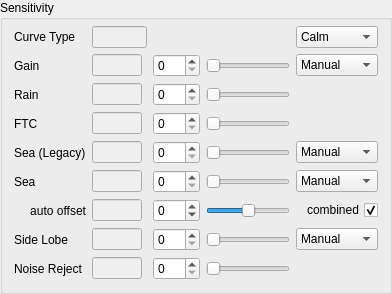
             <widget class="QGroupBox" name="groupStandardSensitivity">
              <property name="title">
               <string>Sensitivity</string>
              </property>
              <property name="checked">
               <bool>false</bool>
              </property>
              <layout class="QGridLayout" name="gridLayout">
               <property name="topMargin">
                <number>6</number>
               </property>
               <item row="8" column="2">
                <widget class="QSpinBox" name="spinSeaAuto">
                 <property name="keyboardTracking">
                  <bool>false</bool>
                 </property>
                 <property name="minimum">
                  <number>-50</number>
                 </property>
                 <property name="maximum">
                  <number>50</number>
                 </property>
                </widget>
               </item>
               <item row="8" column="4">
                <widget class="QCheckBox" name="checkSeaFlags">
                 <property name="toolTip">
                  <string>when checked update all values together, otherwise just update the individual one that has changed</string>
                 </property>
                 <property name="layoutDirection">
                  <enum>Qt::RightToLeft</enum>
                 </property>
                 <property name="text">
                  <string>combined</string>
                 </property>
                 <property name="checked">
                  <bool>true</bool>
                 </property>
                </widget>
               </item>
               <item row="8" column="0">
                <widget class="QLabel" name="labelSeaAuto">
                 <property name="text">
                  <string>auto offset</string>
                 </property>
                 <property name="alignment">
                  <set>Qt::AlignRight|Qt::AlignTrailing|Qt::AlignVCenter</set>
                 </property>
                </widget>
               </item>
               <item row="8" column="3">
                <widget class="QSlider" name="sliderSeaAuto">
                 <property name="minimum">
                  <number>-50</number>
                 </property>
                 <property name="maximum">
                  <number>50</number>
                 </property>
                 <property name="orientation">
                  <enum>Qt::Horizontal</enum>
                 </property>
                </widget>
               </item>
               <item row="2" column="1">
                <widget class="QLineEdit" name="editSTCCurveType">
                 <property name="enabled">
                  <bool>false</bool>
                 </property>
                 <property name="maximumSize">
                  <size>
                   <width>55</width>
                   <height>16777215</height>
                  </size>
                 </property>
                 <property name="readOnly">
                  <bool>true</bool>
                 </property>
                </widget>
               </item>
               <item row="9" column="4">
                <widget class="QComboBox" name="comboSideLobe">
                 <item>
                  <property name="text">
                   <string>Manual</string>
                  </property>
                 </item>
                 <item>
                  <property name="text">
                   <string>Auto</string>
                  </property>
                 </item>
                </widget>
               </item>
               <item row="9" column="2">
                <widget class="QSpinBox" name="spinSideLobe">
                 <property name="keyboardTracking">
                  <bool>false</bool>
                 </property>
                 <property name="maximum">
                  <number>255</number>
                 </property>
                </widget>
               </item>
               <item row="10" column="1">
                <widget class="QLineEdit" name="editNoiseReject">
                 <property name="enabled">
                  <bool>false</bool>
                 </property>
                 <property name="sizePolicy">
                  <sizepolicy hsizetype="MinimumExpanding" vsizetype="Fixed">
                   <horstretch>0</horstretch>
                   <verstretch>0</verstretch>
                  </sizepolicy>
                 </property>
                 <property name="minimumSize">
                  <size>
                   <width>0</width>
                   <height>20</height>
                  </size>
                 </property>
                 <property name="maximumSize">
                  <size>
                   <width>50</width>
                   <height>16777215</height>
                  </size>
                 </property>
                 <property name="readOnly">
                  <bool>true</bool>
                 </property>
                </widget>
               </item>
               <item row="10" column="0">
                <widget class="QLabel" name="labelNoiseReject">
                 <property name="text">
                  <string>Noise Reject</string>
                 </property>
                </widget>
               </item>
               <item row="10" column="2">
                <widget class="QSpinBox" name="spinNoiseReject">
                 <property name="keyboardTracking">
                  <bool>false</bool>
                 </property>
                 <property name="maximum">
                  <number>3</number>
                 </property>
                </widget>
               </item>
               <item row="10" column="3">
                <widget class="QSlider" name="sliderNoiseReject">
                 <property name="maximum">
                  <number>3</number>
                 </property>
                 <property name="orientation">
                  <enum>Qt::Horizontal</enum>
                 </property>
                </widget>
               </item>
               <item row="8" column="1">
                <widget class="QLineEdit" name="editSeaAuto">
                 <property name="enabled">
                  <bool>false</bool>
                 </property>
                 <property name="sizePolicy">
                  <sizepolicy hsizetype="MinimumExpanding" vsizetype="Fixed">
                   <horstretch>0</horstretch>
                   <verstretch>0</verstretch>
                  </sizepolicy>
                 </property>
                 <property name="minimumSize">
                  <size>
                   <width>0</width>
                   <height>20</height>
                  </size>
                 </property>
                 <property name="maximumSize">
                  <size>
                   <width>50</width>
                   <height>16777215</height>
                  </size>
                 </property>
                 <property name="readOnly">
                  <bool>true</bool>
                 </property>
                </widget>
               </item>
               <item row="9" column="0">
                <widget class="QLabel" name="labelSideLobe">
                 <property name="text">
                  <string>Side Lobe</string>
                 </property>
                </widget>
               </item>
               <item row="9" column="1">
                <widget class="QLineEdit" name="editSideLobe">
                 <property name="enabled">
                  <bool>false</bool>
                 </property>
                 <property name="sizePolicy">
                  <sizepolicy hsizetype="MinimumExpanding" vsizetype="Fixed">
                   <horstretch>0</horstretch>
                   <verstretch>0</verstretch>
                  </sizepolicy>
                 </property>
                 <property name="minimumSize">
                  <size>
                   <width>0</width>
                   <height>20</height>
                  </size>
                 </property>
                 <property name="maximumSize">
                  <size>
                   <width>50</width>
                   <height>16777215</height>
                  </size>
                 </property>
                 <property name="readOnly">
                  <bool>true</bool>
                 </property>
                </widget>
               </item>
               <item row="9" column="3">
                <widget class="QSlider" name="sliderSideLobe">
                 <property name="maximum">
                  <number>255</number>
                 </property>
                 <property name="orientation">
                  <enum>Qt::Horizontal</enum>
                 </property>
                </widget>
               </item>
               <item row="2" column="0">
                <widget class="QLabel" name="labelCurveType">
                 <property name="text">
                  <string>Curve Type</string>
                 </property>
                </widget>
               </item>
               <item row="2" column="4">
                <widget class="QComboBox" name="comboSTCCurveType">
                 <property name="sizePolicy">
                  <sizepolicy hsizetype="Preferred" vsizetype="Fixed">
                   <horstretch>0</horstretch>
                   <verstretch>0</verstretch>
                  </sizepolicy>
                 </property>
                 <item>
                  <property name="text">
                   <string>Calm</string>
                  </property>
                 </item>
                 <item>
                  <property name="text">
                   <string>Moderate</string>
                  </property>
                 </item>
                 <item>
                  <property name="text">
                   <string>Rough</string>
                  </property>
                 </item>
                </widget>
               </item>
               <item row="3" column="0">
                <widget class="QLabel" name="labelGain">
                 <property name="text">
                  <string>Gain</string>
                 </property>
                </widget>
               </item>
               <item row="3" column="1">
                <widget class="QLineEdit" name="editGain">
                 <property name="enabled">
                  <bool>false</bool>
                 </property>
                 <property name="sizePolicy">
                  <sizepolicy hsizetype="MinimumExpanding" vsizetype="Fixed">
                   <horstretch>0</horstretch>
                   <verstretch>0</verstretch>
                  </sizepolicy>
                 </property>
                 <property name="minimumSize">
                  <size>
                   <width>0</width>
                   <height>20</height>
                  </size>
                 </property>
                 <property name="maximumSize">
                  <size>
                   <width>50</width>
                   <height>16777215</height>
                  </size>
                 </property>
                 <property name="readOnly">
                  <bool>true</bool>
                 </property>
                </widget>
               </item>
               <item row="3" column="2">
                <widget class="QSpinBox" name="spinGain">
                 <property name="keyboardTracking">
                  <bool>false</bool>
                 </property>
                 <property name="maximum">
                  <number>255</number>
                 </property>
                </widget>
               </item>
               <item row="3" column="3">
                <widget class="QSlider" name="sliderGain">
                 <property name="maximum">
                  <number>255</number>
                 </property>
                 <property name="orientation">
                  <enum>Qt::Horizontal</enum>
                 </property>
                </widget>
               </item>
               <item row="3" column="4">
                <widget class="QComboBox" name="comboGain">
                 <item>
                  <property name="text">
                   <string>Manual</string>
                  </property>
                 </item>
                 <item>
                  <property name="text">
                   <string>Auto</string>
                  </property>
                 </item>
                </widget>
               </item>
               <item row="4" column="0">
                <widget class="QLabel" name="labelRain">
                 <property name="text">
                  <string>Rain</string>
                 </property>
                </widget>
               </item>
               <item row="4" column="1">
                <widget class="QLineEdit" name="editRain">
                 <property name="enabled">
                  <bool>false</bool>
                 </property>
                 <property name="sizePolicy">
                  <sizepolicy hsizetype="MinimumExpanding" vsizetype="Fixed">
                   <horstretch>0</horstretch>
                   <verstretch>0</verstretch>
                  </sizepolicy>
                 </property>
                 <property name="minimumSize">
                  <size>
                   <width>0</width>
                   <height>20</height>
                  </size>
                 </property>
                 <property name="maximumSize">
                  <size>
                   <width>50</width>
                   <height>16777215</height>
                  </size>
                 </property>
                 <property name="readOnly">
                  <bool>true</bool>
                 </property>
                </widget>
               </item>
               <item row="4" column="2">
                <widget class="QSpinBox" name="spinRain">
                 <property name="keyboardTracking">
                  <bool>false</bool>
                 </property>
                 <property name="maximum">
                  <number>255</number>
                 </property>
                </widget>
               </item>
               <item row="4" column="3">
                <widget class="QSlider" name="sliderRain">
                 <property name="maximum">
                  <number>255</number>
                 </property>
                 <property name="orientation">
                  <enum>Qt::Horizontal</enum>
                 </property>
                </widget>
               </item>
               <item row="5" column="0">
                <widget class="QLabel" name="labelFTC">
                 <property name="text">
                  <string>FTC</string>
                 </property>
                </widget>
               </item>
               <item row="5" column="1">
                <widget class="QLineEdit" name="editFTC">
                 <property name="enabled">
                  <bool>false</bool>
                 </property>
                 <property name="maximumSize">
                  <size>
                   <width>50</width>
                   <height>16777215</height>
                  </size>
                 </property>
                 <property name="readOnly">
                  <bool>true</bool>
                 </property>
                </widget>
               </item>
               <item row="5" column="2">
                <widget class="QSpinBox" name="spinFTC">
                 <property name="keyboardTracking">
                  <bool>false</bool>
                 </property>
                 <property name="maximum">
                  <number>255</number>
                 </property>
                </widget>
               </item>
               <item row="5" column="3">
                <widget class="QSlider" name="sliderFTC">
                 <property name="maximum">
                  <number>255</number>
                 </property>
                 <property name="orientation">
                  <enum>Qt::Horizontal</enum>
                 </property>
                </widget>
               </item>
               <item row="6" column="0">
                <widget class="QLabel" name="labelSeaClutter">
                 <property name="text">
                  <string>Sea (Legacy)</string>
                 </property>
                </widget>
               </item>
               <item row="6" column="1">
                <widget class="QLineEdit" name="editSeaClutter">
                 <property name="enabled">
                  <bool>false</bool>
                 </property>
                 <property name="sizePolicy">
                  <sizepolicy hsizetype="MinimumExpanding" vsizetype="Fixed">
                   <horstretch>0</horstretch>
                   <verstretch>0</verstretch>
                  </sizepolicy>
                 </property>
                 <property name="minimumSize">
                  <size>
                   <width>0</width>
                   <height>20</height>
                  </size>
                 </property>
                 <property name="maximumSize">
                  <size>
                   <width>50</width>
                   <height>16777215</height>
                  </size>
                 </property>
                 <property name="readOnly">
                  <bool>true</bool>
                 </property>
                </widget>
               </item>
               <item row="6" column="2">
                <widget class="QSpinBox" name="spinSeaClutter">
                 <property name="keyboardTracking">
                  <bool>false</bool>
                 </property>
                 <property name="maximum">
                  <number>255</number>
                 </property>
                </widget>
               </item>
               <item row="6" column="3">
                <widget class="QSlider" name="sliderSeaClutter">
                 <property name="maximum">
                  <number>255</number>
                 </property>
                 <property name="orientation">
                  <enum>Qt::Horizontal</enum>
                 </property>
                </widget>
               </item>
               <item row="6" column="4">
                <widget class="QComboBox" name="comboSeaClutter">
                 <item>
                  <property name="text">
                   <string>Manual</string>
                  </property>
                 </item>
                 <item>
                  <property name="text">
                   <string>Harbour</string>
                  </property>
                 </item>
                 <item>
                  <property name="text">
                   <string>Offshore</string>
                  </property>
                 </item>
                </widget>
               </item>
               <item row="7" column="0">
                <widget class="QLabel" name="labelSea">
                 <property name="text">
                  <string>Sea</string>
                 </property>
                </widget>
               </item>
               <item row="7" column="1">
                <widget class="QLineEdit" name="editSea">
                 <property name="enabled">
                  <bool>false</bool>
                 </property>
                 <property name="sizePolicy">
                  <sizepolicy hsizetype="MinimumExpanding" vsizetype="Fixed">
                   <horstretch>0</horstretch>
                   <verstretch>0</verstretch>
                  </sizepolicy>
                 </property>
                 <property name="minimumSize">
                  <size>
                   <width>0</width>
                   <height>20</height>
                  </size>
                 </property>
                 <property name="maximumSize">
                  <size>
                   <width>50</width>
                   <height>16777215</height>
                  </size>
                 </property>
                 <property name="readOnly">
                  <bool>true</bool>
                 </property>
                </widget>
               </item>
               <item row="7" column="2">
                <widget class="QSpinBox" name="spinSea">
                 <property name="keyboardTracking">
                  <bool>false</bool>
                 </property>
                 <property name="maximum">
                  <number>255</number>
                 </property>
                </widget>
               </item>
               <item row="7" column="3">
                <widget class="QSlider" name="sliderSea">
                 <property name="maximum">
                  <number>255</number>
                 </property>
                 <property name="orientation">
                  <enum>Qt::Horizontal</enum>
                 </property>
                </widget>
               </item>
               <item row="7" column="4">
                <widget class="QComboBox" name="comboSea">
                 <item>
                  <property name="text">
                   <string>Manual</string>
                  </property>
                 </item>
                 <item>
                  <property name="text">
                   <string>Auto</string>
                  </property>
                 </item>
                </widget>
               </item>
              </layout>
             </widget>
